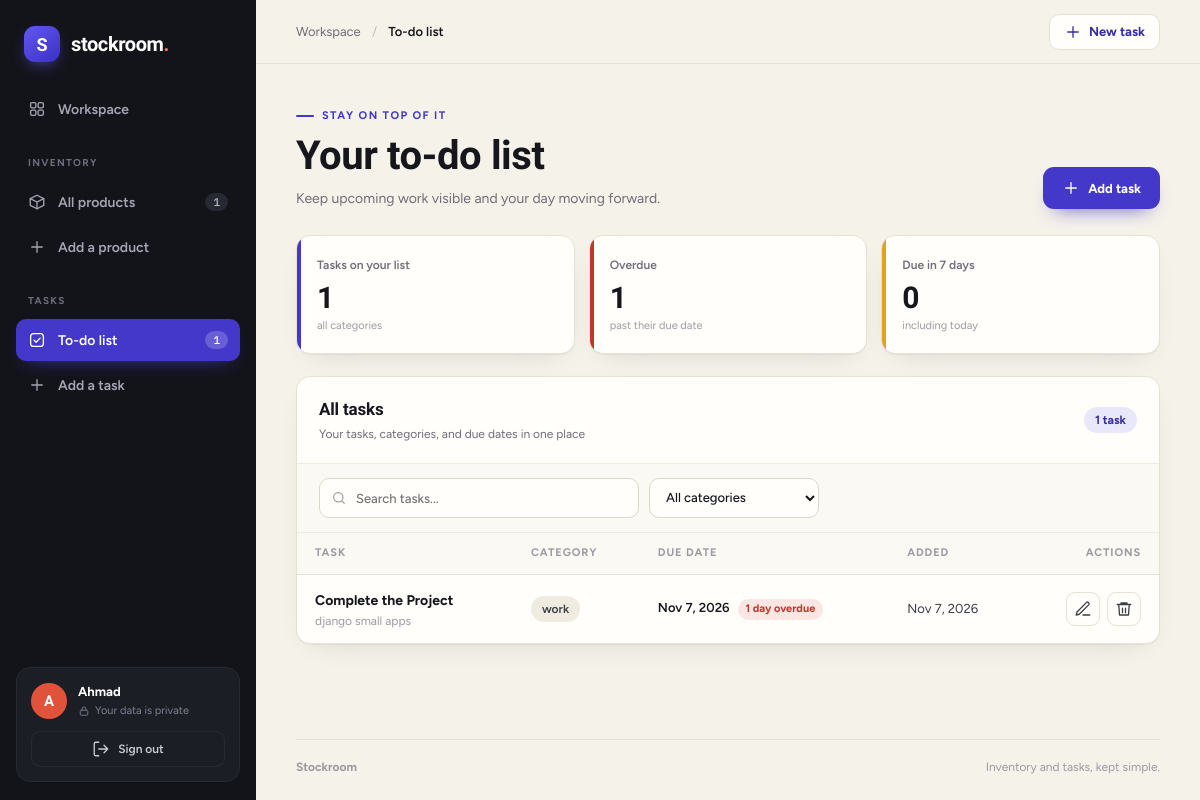
Page /todo/all_task (signed in) on the committed database.
### TODO/models.py (models this page shows)
class Todo_task(models.Model):
    user = models.ForeignKey(
        settings.AUTH_USER_MODEL,
        on_delete=models.CASCADE,
        related_name='todo_tasks',
        null=True,
        blank=True,
        editable=False,
    )
    title = models.CharField(max_length=50)
    discription = models.CharField(max_length=500,blank=True )
    category = models.CharField(max_length=30)
    due_date = models.DateField()
    created_at = models.DateTimeField(auto_now_add=True)

### TODO/views.py (the view)
# urls.py: path('all_task', views.all_task, name='all_task'),
@login_required
def all_task(request):
    task = Todo_task.objects.filter(user=request.user).order_by('created_at')
    return render(request, 'TODO/all_task.html', {'task':task})

### TODO/templates/TODO/all_task.html (shortened to what this page needs)
{% extends 'base.html' %}
{% block breadcrumb %}To-do list{% endblock %}
{% block content %}
<section class="page-heading">
    <div>
        <div class="eyebrow">Stay on top of it</div>
        <h1>Your to-do list</h1>
        <p>Keep upcoming work visible and your day moving forward.</p>
    </div>
    <a class="btn btn-primary" href="{% url 'TODO:add_task' %}"><svg class="i" aria-hidden="true"><use href="#i-plus"/></svg> Add task</a>
</section>
<section class="stats-grid is-three" aria-label="Task summary">
    <article class="stat-card"><span class="stat-label">Tasks on your list</span><strong class="stat-value" id="stat-total">{{ task|length }}</strong><span class="stat-sub">all categories</span></article>
    <article class="stat-card tone-bad"><span class="stat-label">Overdue</span><strong class="stat-value" id="stat-overdue">0</strong><span class="stat-sub">past their due date</span></article>
    <article class="stat-card tone-warn"><span class="stat-label">Due in 7 days</span><strong class="stat-value" id="stat-week">0</strong><span class="stat-sub">including today</span></article>
</section>
<section class="inventory-panel" aria-labelledby="tasks-title">
    <div class="panel-heading">
        <div><h2 id="tasks-title">All tasks</h2><p>Your tasks, categories, and due dates in one place</p></div>
        <span class="count-pill">{{ task|length }} task{{ task|length|pluralize }}</span>
    </div>
    {% if task %}
        <div class="table-tools">
            <label class="search-wrap">
                <input class="form-control" id="task-search" type="search" placeholder="Search tasks..." aria-label="Search tasks">
            </label>
            <select class="form-select" id="task-category" aria-label="Filter by category"><option value="">All categories</option></select>
        </div>
        <div class="table-responsive">
            <table class="data-table task-table">
                <thead><tr><th scope="col">Task</th><th scope="col">Category</th><th scope="col">Due date</th><th scope="col">Added</th><th scope="col">Actions</th></tr></thead>
                <tbody id="task-rows">
                    {% for task_item in task %}
                        <tr data-category="{{ task_item.category|lower }}" data-label="{{ task_item.category }}" data-due="{{ task_item.due_date|date:'Y-m-d' }}" data-search="{{ task_item.title|lower }} {{ task_item.discription|lower }} {{ task_item.category|lower }}">
                            <td><div class="product-cell"><strong>{{ task_item.title }}</strong>{% if task_item.discription %}<small>{{ task_item.discription|truncatechars:90 }}</small>{% endif %}</div></td>
                            <td><span class="category-pill">{{ task_item.category }}</span></td>
                            <td><span class="task-due">{{ task_item.due_date|date:"M j, Y" }}</span></td>
                            <td>{{ task_item.created_at|date:"M j, Y" }}</td>
                            <td><div class="actions">
                                <a class="action-link" href="{% url 'TODO:edit_task' pk=task_item.pk %}" aria-label="Edit {{ task_item.title }}" title="Edit task"><svg class="i" aria-hidden="true"><use href="#i-edit"/></svg></a>
                                <form action="{% url 'TODO:delete_task' pk=task_item.pk %}" method="post" onsubmit="return confirm('Delete this task?')">
                                    {% csrf_token %}<button class="delete-button" type="submit" aria-label="Delete {{ task_item.title }}" title="Delete task"><svg class="i" aria-hidden="true"><use href="#i-trash"/></svg></button>
                                </form>
                            </div></td>
                        </tr>
                    {% endfor %}
                </tbody>
            </table>
        </div>
    {% endif %}
</section>
{% endblock %}

### templates/base.html (shortened to what this page needs)
{% load static %}<!DOCTYPE html>
<html lang="en">
<head>
    <link rel="stylesheet" href="{% static 'css/inventory.css' %}">
</head>
<body class="app">
    <div class="app-shell">
        <aside class="sidebar">
            <a class="brand" href="{% url 'Authentication:dashboard' %}">
                <span class="brand-mark" aria-hidden="true">S</span>
                <span class="brand-name">stockroom<span class="brand-period">.</span></span>
            </a>
            {% with product_count=request.user.inventory_products.count task_count=request.user.todo_tasks.count %}
            <nav class="side-nav" aria-label="Main navigation">
                <a class="nav-link {% if request.resolver_match.url_name == 'dashboard' %}active{% endif %}" href="{% url 'Authentication:dashboard' %}">
                    <svg class="i" aria-hidden="true"><use href="#i-grid"/></svg> Workspace
                </a>
                <div class="nav-group">Inventory</div>
                <a class="nav-link {% if request.resolver_match.url_name == 'all_Product' %}active{% endif %}" href="{% url 'Inventory:all_Product' %}">
                    <svg class="i" aria-hidden="true"><use href="#i-box"/></svg> All products
                    <span class="nav-count">{{ product_count }}</span>
                </a>
                <a class="nav-link {% if request.resolver_match.url_name == 'add_Product' or request.resolver_match.url_name == 'update_Product' %}active{% endif %}" href="{% url 'Inventory:add_Product' %}">
                    <svg class="i" aria-hidden="true"><use href="#i-plus"/></svg> Add a product
                </a>
                <div class="nav-group">Tasks</div>
                <a class="nav-link {% if request.resolver_match.namespace == 'TODO' and request.resolver_match.url_name != 'add_task' %}active{% endif %}" href="{% url 'TODO:all_task' %}">
                    <svg class="i" aria-hidden="true"><use href="#i-check"/></svg> To-do list
                    <span class="nav-count">{{ task_count }}</span>
                </a>
                <a class="nav-link {% if request.resolver_match.url_name == 'add_task' %}active{% endif %}" href="{% url 'TODO:add_task' %}">
                    <svg class="i" aria-hidden="true"><use href="#i-plus"/></svg> Add a task
                </a>
            </nav>
            {% endwith %}
            <div class="user-card">
                <div class="user-row">
                    <span class="avatar" aria-hidden="true">{{ request.user.username|slice:":1"|upper }}</span>
                    <div class="user-meta">
                        <strong>{{ request.user.username }}</strong>
                        <small><svg class="i i-sm" aria-hidden="true"><use href="#i-lock"/></svg> Your data is private</small>
                    </div>
                </div>
                <form action="{% url 'Authentication:logout_view' %}" method="post">
                    {% csrf_token %}<button class="signout" type="submit"><svg class="i" aria-hidden="true"><use href="#i-logout"/></svg> Sign out</button>
                </form>
            </div>
        </aside>
        <div class="main-area">
            <header class="topbar">
                <div class="breadcrumb-label"><a href="{% url 'Authentication:dashboard' %}">Workspace</a> <span>/</span> <strong>{% block breadcrumb %}Inventory{% endblock %}</strong></div>
                <div class="topbar-actions">
                    {% if request.resolver_match.namespace == 'TODO' %}
                        <a class="topbar-action" href="{% url 'TODO:add_task' %}"><svg class="i" aria-hidden="true"><use href="#i-plus"/></svg> New task</a>
                    {% else %}
                        <a class="topbar-action" href="{% url 'Inventory:add_Product' %}"><svg class="i" aria-hidden="true"><use href="#i-plus"/></svg> New product</a>
                    {% endif %}
                </div>
            </header>
            <main class="page-content" id="main">
                {% block content %}{% endblock %}
            </main>
            <footer class="page-footer"><span>Stockroom</span><span>Inventory and tasks, kept simple.</span></footer>
        </div>
    </div>
</body>
</html>

### rows in the picture
Todo_task: title "Complete the Project", discription "django small apps", category "work", due_date "Nov 7, 2026", created_at "Nov 7, 2026"

### other values in the picture
{{ product_count }} "1"
{{ task_count }} "1"
{{ request.user.username|slice:":1"|upper }} "A"
{{ request.user.username }} "Ahmad"
{{ task|length }} "1"
